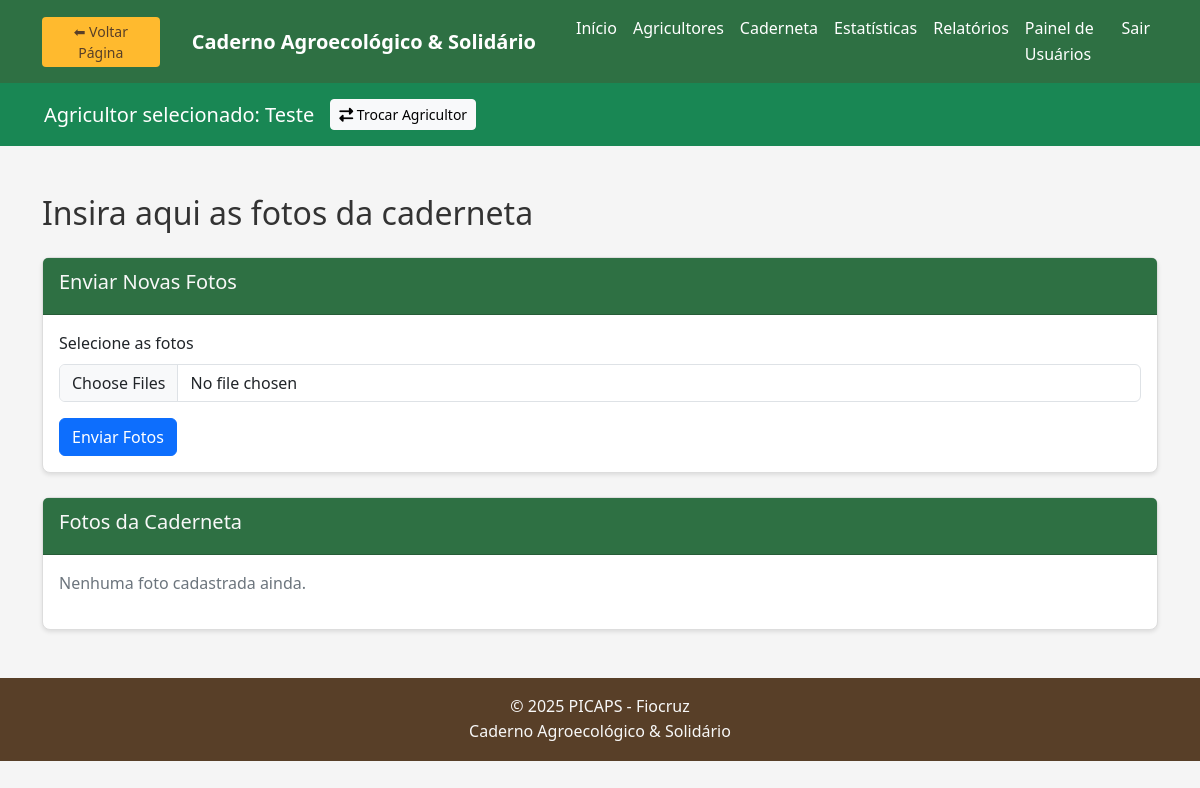
The page /fotos.php (signed in) on the database as committed earlier.
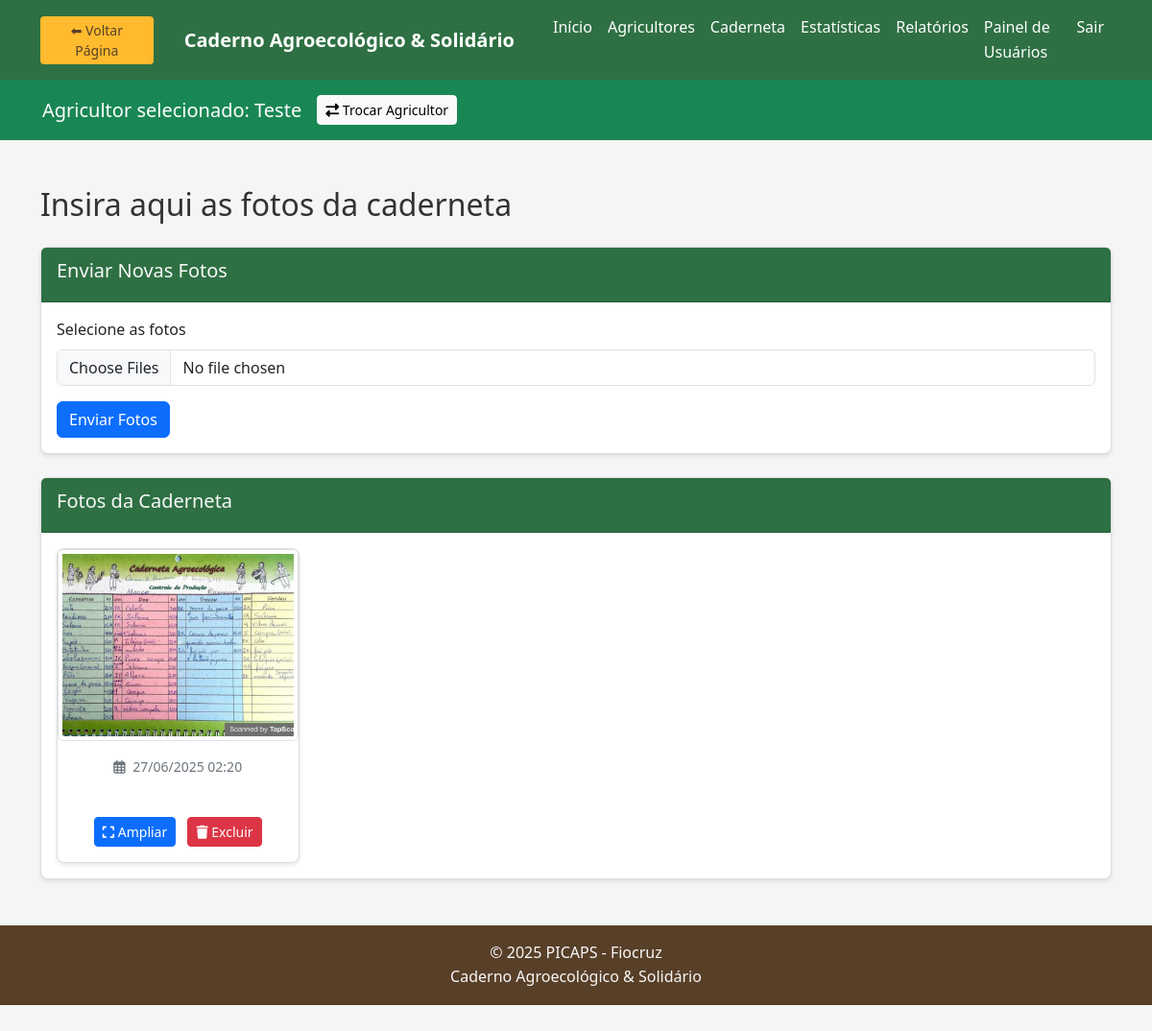
The same page on the database as committed later.
### tables this page shows
CREATE TABLE `agricultores` (
  `id` int(11) NOT NULL,
  `nome` varchar(150) NOT NULL,
  `organizacao` varchar(150) DEFAULT NULL,
  `uf` char(2) DEFAULT NULL,
  `municipio` varchar(100) DEFAULT NULL,
  `comunidade` varchar(100) DEFAULT NULL,
  `data_registro` timestamp NOT NULL DEFAULT current_timestamp()
);

CREATE TABLE `fotos_agricultor` (
  `id` int(11) NOT NULL,
  `agricultor_id` int(11) NOT NULL,
  `caminho` varchar(255) NOT NULL,
  `nome_arquivo` varchar(255) NOT NULL,
  `data_upload` timestamp NOT NULL DEFAULT current_timestamp()
);

### fotos.php (the view, shortened to what this page needs)
<?php
include 'includes/header.php';
require_once 'includes/conexao.php';
$id_agricultor = $_SESSION['agricultor_selecionado'] ?? null;
$stmt = $conexao->prepare("SELECT nome FROM agricultores WHERE id = ?");
$stmt->bind_param("i", $id_agricultor);
$stmt->execute();
$result = $stmt->get_result();
$nome_agricultor = $result->fetch_assoc()['nome'] ?? '';
$stmt = $conexao->prepare("SELECT id, caminho, nome_arquivo, data_upload FROM fotos_agricultor WHERE agricultor_id = ? ORDER BY data_upload DESC");
$stmt->bind_param("i", $id_agricultor);
$stmt->execute();
$fotos = $stmt->get_result()->fetch_all(MYSQLI_ASSOC);
?>
<header class="bg-success text-white py-3">
    <div class="container d-flex center-content-between align-items-center">
        <h5 class="mb-0 me-3">Agricultor selecionado: <?= htmlspecialchars($nome_agricultor) ?></h5>
        <a href="selecionar_agricultor.php" class="btn btn-light btn-sm">
            <i class="fas fa-exchange-alt"></i> Trocar Agricultor
        </a>
    </div>
</header>
<div class="container my-5">
    <h2 class="mb-4">Insira aqui as fotos da caderneta</h2>
    <div class="card mb-4">
        <div class="card-header">
            <h5>Enviar Novas Fotos</h5>
        </div>
        <div class="card-body">
            <form method="POST" enctype="multipart/form-data">
                <div class="mb-3">
                    <label for="fotos" class="form-label">Selecione as fotos</label>
                    <input class="form-control" type="file" id="fotos" name="fotos[]" multiple accept="image/*">
                </div>
                <button type="submit" class="btn btn-primary">Enviar Fotos</button>
            </form>
        </div>
    </div>
    <div class="card">
        <div class="card-header">
            <h5>Fotos da Caderneta</h5>
        </div>
        <div class="card-body">
            <?php if (empty($fotos)): ?>
                <p class="text-muted">Nenhuma foto cadastrada ainda.</p>
            <?php else: ?>
                <div class="row row-cols-2 row-cols-md-3 row-cols-lg-4 g-4">
                    <?php foreach ($fotos as $foto): ?>
                        <div class="col">
                            <div class="card h-100">
                                <img src="<?= htmlspecialchars($foto['caminho']) ?>" class="card-img-top img-thumbnail" alt="<?= htmlspecialchars($foto['nome_arquivo']) ?>" style="height: 200px; object-fit: cover;">
                                <div class="card-body text-center">
                                    <small class="text-muted d-block mb-2">
                                        <i class="far fa-calendar-alt me-1"></i>
                                        <?= date('d/m/Y H:i', strtotime($foto['data_upload'])) ?>
                                    </small>
                                </div>
                                <div class="card-body text-center">
                                    <a href="<?= htmlspecialchars($foto['caminho']) ?>" target="_blank" class="btn btn-sm btn-primary me-2">
                                        <i class="fas fa-expand"></i> Ampliar
                                    </a>
                                    <a href="excluir_foto.php?id=<?= $foto['id'] ?>" class="btn btn-sm btn-danger" onclick="return confirm('Deseja realmente excluir esta foto?')">
                                        <i class="fas fa-trash"></i> Excluir
                                    </a>
                                </div>
                            </div>
                        </div>
                    <?php endforeach; ?>
                </div>
            <?php endif; ?>
        </div>
    </div>
</div>
<?php include 'includes/footer.php'; ?>

### includes/header.php (shortened to what this page needs)
<!DOCTYPE html>
<html lang="pt-br">
<head>
    <link href="https://cdn.jsdelivr.net/npm/bootstrap@5.3.0/dist/css/bootstrap.min.css" rel="stylesheet">
    <link rel="stylesheet" href="https://cdnjs.cloudflare.com/ajax/libs/font-awesome/6.4.0/css/all.min.css">
    <link href="/agricultor-web/css/style.css" rel="stylesheet">
</head>
<body>
    <main class="flex-grow-1">
<?php
include 'navbar.php';
?>

### includes/navbar.php (shortened to what this page needs)
<nav class="navbar navbar-expand-lg navbar-agro">
    <div class="container">
        <a href="javascript:history.back()" class="btn btn-sm btn-voltar me-3">⬅ Voltar Página</a>
        <a class="navbar-brand" href="/agricultor-web/index.php">Caderno Agroecológico & Solidário</a>
        <div class="collapse navbar-collapse justify-content-end" id="navbarNav">
            <ul class="navbar-nav">
                <li class="nav-item"><a class="nav-link" href="/agricultor-web/index.php">Início</a></li>
                <?php if (isset($_SESSION['usuario_id'])): ?>
                    <li class="nav-item"><a class="nav-link" href="/agricultor-web/api/agricultores/agricultores.php">Agricultores</a></li>
                    <li class="nav-item"><a class="nav-link" href="/agricultor-web/api/caderneta/ler.php">Caderneta</a></li>
                    <li class="nav-item"><a class="nav-link" href="/agricultor-web/api/estatistica/estatisticas.php">Estatísticas</a></li>
                    <li class="nav-item"><a class="nav-link" href="/agricultor-web/relatorios.php">Relatórios</a></li>
                    <li class="nav-item"><a class="nav-link" href="/agricultor-web/cadastro.php">Painel de Usuários</a></li>
                    <li class="nav-item"><a class="nav-link" href="/agricultor-web/logout.php">Sair</a></li>
                <?php else: ?>
                    <li class="nav-item"><a class="nav-link" href="/agricultor-web/login.php">Login</a></li>
                    <li class="nav-item"><a class="nav-link" href="/agricultor-web/cadastro.php">Registrar</a></li>
                <?php endif; ?>
            </ul>
        </div>
    </div>
</nav>

### includes/footer.php (shortened to what this page needs)
<footer class="mt-auto py-3">
    <div class="container text-center">
        <p class="mb-0">© <?= date('Y'); ?> PICAPS - Fiocruz</p>
        <p class="mb-0">Caderno Agroecológico & Solidário</p>
    </div>
</footer>
</body>
</html>

### css/style.css (style rules this page uses)
:root { --verde-escuro: #2e7043; --verde-claro: #44a840; --destaque: #ffba2e; --neutro: #583f28; --texto-escuro: #333333; --texto-claro: #f8f8f8; }
body { font-family: "Segoe UI", Arial, sans-serif; color: var(--texto-escuro); background-color: #f5f5f5; line-height: 1.6; display: flex; flex-direction: column; min-height: 100vh; }
main { flex: 1 0 auto; padding-bottom: 2rem; }
footer { flex-shrink: 0; background-color: var(--neutro); color: var(--texto-claro); padding: 1rem; text-align: center; width: 100%; margin-top: auto; }
header { background-color: var(--verde-escuro); color: var(--texto-claro); padding: 1rem 2rem; }
nav { background-color: var(--verde-claro); }
nav a { color: var(--texto-claro); text-decoration: none; padding: 0.5rem 1rem; }
.card { background-color: white; border: 1px solid #ddd; border-radius: 8px; box-shadow: 0 2px 4px rgba(0, 0, 0, 0.1); }
.card-header { background-color: var(--verde-escuro); color: var(--texto-claro); padding: 0.75rem 1rem; border-radius: 8px 8px 0 0; }
.navbar-agro { background-color: var(--verde-escuro) !important; padding: 0.5rem 0; }
.navbar-agro .navbar-brand { color: white !important; font-weight: 600; }
.navbar-agro .nav-link { color: white !important; padding: 0.5rem 1rem; transition: all 0.3s ease; }
.btn-voltar { background-color: var(--destaque); color: var(--neutro) !important; border: none; padding: 0.25rem 0.75rem; font-weight: 500; transition: all 0.3s ease; }
.text-muted { color: #6c757d !important; }

Rows that differ between the two databases and show on the page:
added fotos_agricultor: caminho+nome_arquivo (picture), data_upload "27/06/2025 02:20"
Other text that changed with them:
text no longer shown: "Nenhuma foto cadastrada ainda."
